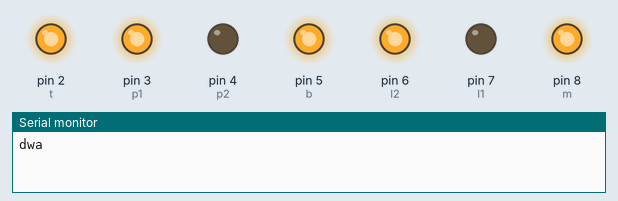
The sketch below on a simulated Arduino Uno, built with avr-gcc and run on an emulated ATmega328P. On the bench: output pins drawn as LEDs (lit = HIGH), the last lines printed to the serial monitor.

Above: at 0.5 s.
At 1.5 s:
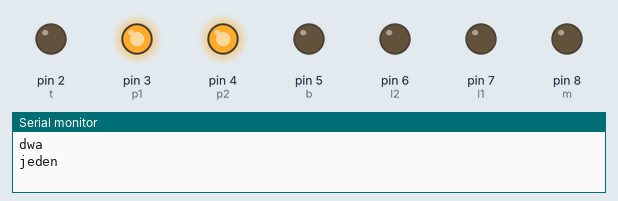
At 2.5 s:
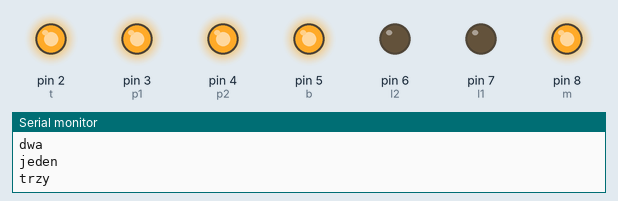
At 3.5 s:
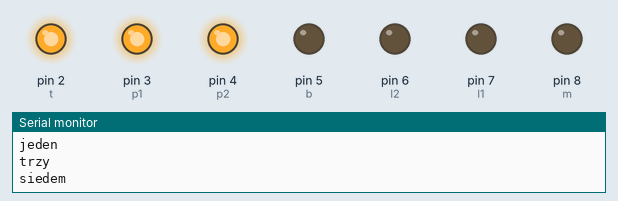
Timing chart, 0 to 4.6 s (numbered marks = the images above):
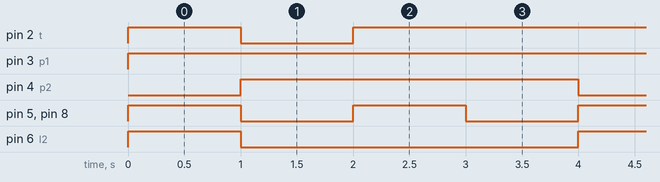

Measured:
- by itself, pin 2 (t): repeats every 4.0 s: LOW 1.0 s, HIGH 3.0 s
- by itself, pin 3 (p1): LOW → HIGH at 0.00 s
- by itself, pin 4 (p2): alternates HIGH for 3.0 s and LOW for 1.0 s
- by itself, pin 5 (b), pin 8 (m): alternates HIGH for 1.0 s and LOW for 1.0 s
- by itself, pin 6 (l2): alternates HIGH for 1.0 s and LOW for 3.0 s

The sketch:

5161AS-but-pope.ino
```cpp
// Arduino && 5161AS
// Wojtkowski Kacper ^^
// 14.05.2023

/*    Jak to dziala :
-----Nie uzywam kropki-----

          2 - t
          ______
        |        |
7 - l1  |        |  3 - p1
        | 8 - m  |
          ______
        |        |
6 - l2  |        | 4 - p2
        |        |
          ______

          5 - b
*/

enum class Tcyfra
{
  zero,
  jeden,
  dwa,
  trzy,
  cztery,
  piec,
  szesc,
  siedem,
  osiem,
  dziewiec
};

short t = 2,
 p1 = 3, p2 = 4,
 b = 5,
 l1 = 7, l2 = 6,
 m = 8;

short i = 2;

void setup() {
  Serial.begin(9600);
  pinMode(t, OUTPUT);
  pinMode(p1, OUTPUT);
  pinMode(p2, OUTPUT);
  pinMode(b, OUTPUT);
  pinMode(l2, OUTPUT);
  pinMode(l1, OUTPUT);
  pinMode(m, OUTPUT);
}

void loop() {
  digitalWrite(t, LOW);
  for(short j = t; j <= m; j++)
    digitalWrite(j, LOW);

  Tcyfra numer = static_cast<Tcyfra>(i);
  switch(numer)
  {

    // 0
    case Tcyfra::zero:
      Serial.println("zero");
      for(int j = t; j <= l1; j++)
        digitalWrite(j, HIGH);
    break;

    // 1
    case Tcyfra::jeden:
      Serial.println("jeden");

      digitalWrite(p1, HIGH);
      digitalWrite(p2, HIGH);
    break;

    // 2
    case Tcyfra::dwa:
      Serial.println("dwa");

      digitalWrite(t, HIGH);
      digitalWrite(p1, HIGH);
      digitalWrite(m, HIGH);
      digitalWrite(l2, HIGH);
      digitalWrite(b, HIGH);
    break;

    // 3
    case Tcyfra::trzy:
      Serial.println("trzy");

      digitalWrite(t, HIGH);
      digitalWrite(p1, HIGH);
      digitalWrite(m, HIGH);
      digitalWrite(p2, HIGH);
      digitalWrite(b, HIGH);
    break;

    // 4
    case Tcyfra::cztery:
      Serial.println("cztery");

      digitalWrite(l1, HIGH);
      digitalWrite(p1, HIGH);
      digitalWrite(m, HIGH);
      digitalWrite(p2, HIGH);
    break;

    // 5
    case Tcyfra::piec:
      Serial.println("piec");

      digitalWrite(t, HIGH);
      digitalWrite(l1, HIGH);
      digitalWrite(m, HIGH);
      digitalWrite(p2, HIGH);
      digitalWrite(b, HIGH);
    break;

    // 6
    case Tcyfra::szesc:
      Serial.println("szesc");

      digitalWrite(t, HIGH);
      digitalWrite(l1, HIGH);
      digitalWrite(m, HIGH);
      digitalWrite(l2, HIGH);
      digitalWrite(p2, HIGH);
      digitalWrite(b, HIGH);
    break;

    // 7
    case Tcyfra::siedem:
      Serial.println("siedem");

      digitalWrite(t, HIGH);
      digitalWrite(p1, HIGH);
      digitalWrite(p2, HIGH);
    break;

    // 8
    case Tcyfra::osiem:
      Serial.println("osiem");

      for(int j = t; j <= m; j++)
        digitalWrite(j, HIGH);
    break;

    // 9
    case Tcyfra::dziewiec:
      Serial.println("dziewiec");

      digitalWrite(t, HIGH);
      digitalWrite(l1, HIGH);
      digitalWrite(p1, HIGH);
      digitalWrite(m, HIGH);
      digitalWrite(p2, HIGH);
      digitalWrite(b, HIGH);
    break;

  }

  if(i >= 7)
    i = 2;
  else
  {
    if(i==2)
      i = 1;
    else if(i == 1)
      i = 3;
    else if( i == 3)
      i = 7;
  }

  delay(1000); // opóźnienie o 1 sekundę
}
```
